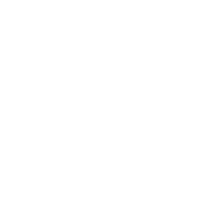
Frame 1 (no input)
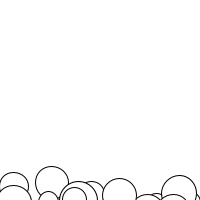
Frame 60 (the mouse pressed at the canvas centre just before this capture)
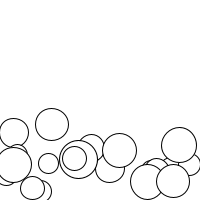
Frame 120 (the mouse held since frame 60 and released just before this capture)

The Processing sketch that drew these frames (run headless with seeded random() and noise(); from frame 60 on, the mouse is pressed at the canvas centre):

// Processing sketch: bubblesascending_pde
// ── bubblesascending_pde.pde

Bubble[] bubbles=new Bubble[20];

void setup(){
  size(200,200);
  for(int i=0;i<bubbles.length;i++){
    bubbles[i]= new Bubble(random(20,40));
   
    
  }
   
}

void draw(){
   background(255); 
   
   for(int i=0;i<bubbles.length;i++){
   
   bubbles[i].display(); 
   bubbles[i].ascend();
  bubbles[i].top();
     
   }
   
 
  
  
  
}

// ── Bubble.pde
class Bubble{
  float x=random(0,200);
   float y=240;
   float diameter;
  float xspeed=1.3;
  float yspeed=random(0.4,1);
  
  Bubble(float tempD){
    diameter = tempD; 
    
  }
  
  
 void display()
{
  ellipse(x,y,diameter,diameter);
 
} 
void ascend(){
  y=y-yspeed;
  }
void top(){
  if(y<=0){
     y=240;
   x=random(0,200);
    display();
      }
  }  
}
